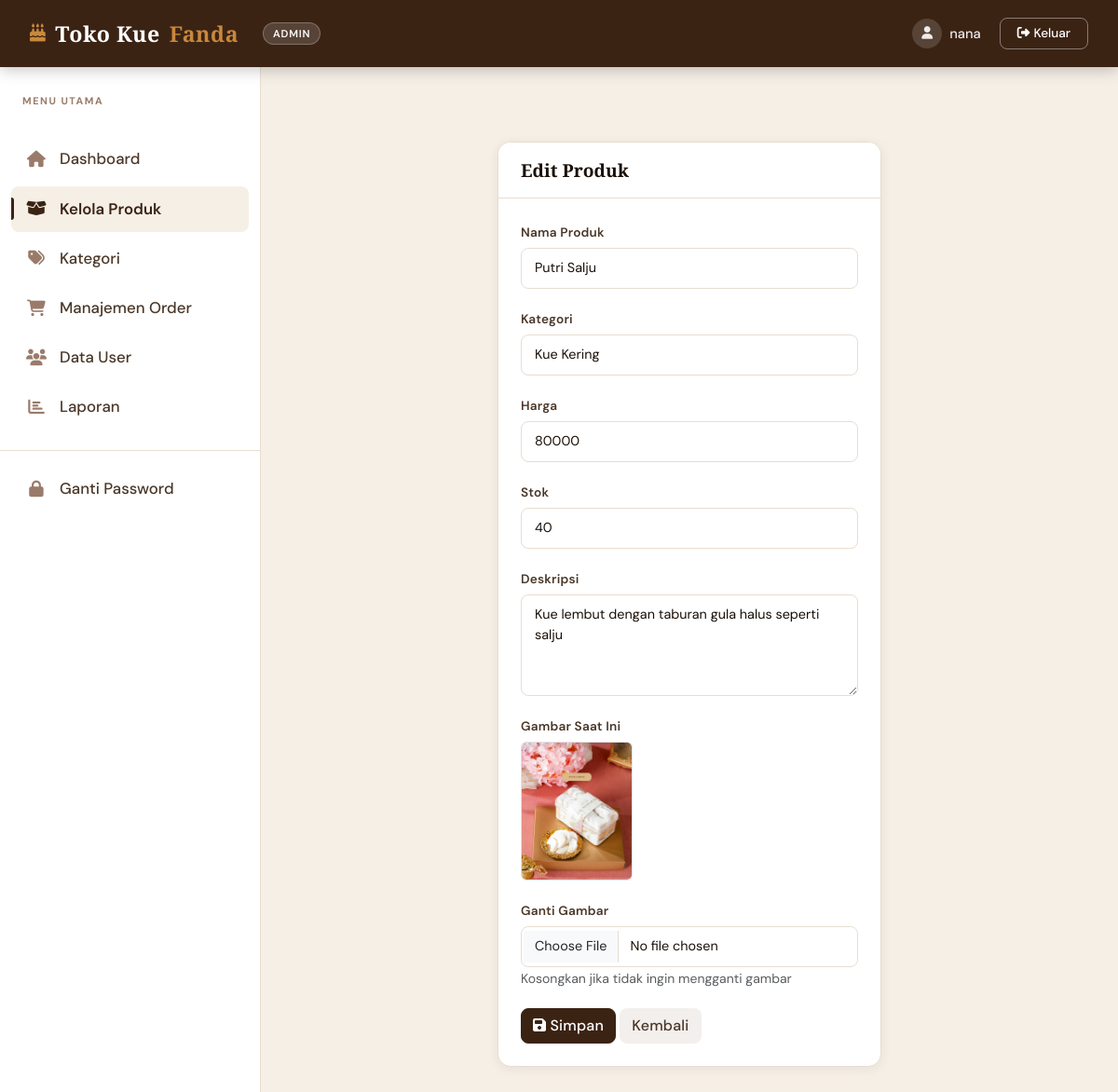
Screenshot of /admin/produk_edit.php?id=3 (signed in) with the database file from the repository.
### tables this page shows
CREATE TABLE `produk` (
  `produk_id` int(11) NOT NULL,
  `nama_produk` varchar(150) NOT NULL,
  `kategori_id` int(11) NOT NULL,
  `harga` int(11) NOT NULL,
  `stok` int(11) NOT NULL,
  `deskripsi` text NOT NULL,
  `gambar` varchar(255) NOT NULL,
  `created_at` timestamp NOT NULL DEFAULT current_timestamp() ON UPDATE current_timestamp()
);

CREATE TABLE `kategori` (
  `kategori_id` int(11) NOT NULL,
  `nama_kategori` varchar(100) NOT NULL,
  `created_at` timestamp NOT NULL DEFAULT current_timestamp()
);

### admin/produk_edit.php (the view, shortened to what this page needs)
<?php
include 'header.php';
include '../koneksi.php';
?>
<div class="container mt-5">
    <div class="row justify-content-center">
        <div class="col-md-6">
            <div class="card shadow-sm">
                <div class="card-header bg-dark text-white">
                    <h5 class="mb-0">
                        Edit Produk
                    </h5>
                </div>
                <div class="card-body">
                    <?php
                    $id = $_GET['id'];
                    $data = mysqli_query($koneksi,
                        "SELECT * FROM produk
                         WHERE produk_id='$id'");
                    while ($d = mysqli_fetch_array($data)) {
                    ?>
                    <form method="POST"
                          action="produk_update.php"
                          enctype="multipart/form-data">
                        <div class="mb-3">
                            <label class="form-label">
                                Nama Produk
                            </label>
                            <input type="text"
                                   name="nama_produk"
                                   class="form-control"
                                   value="<?php echo $d['nama_produk']; ?>"
                                   required>
                        </div>
                        <div class="mb-3">
                            <label class="form-label">
                                Kategori
                            </label>
                            <select name="kategori_id"
                                    class="form-select"
                                    required>
                                <?php
                                $kategori = mysqli_query($koneksi,
                                    "SELECT * FROM kategori");
                                while ($k = mysqli_fetch_array($kategori)) {
                                ?>
                                <option value="<?php echo $k['kategori_id']; ?>"
                                    <?php
                                    if ($d['kategori_id'] == $k['kategori_id']) {
                                        echo "selected";
                                    }
                                    ?>>
                                    <?php echo $k['nama_kategori']; ?>
                                </option>
                                <?php
                                }
                                ?>
                            </select>
                        </div>
                        <div class="mb-3">
                            <label class="form-label">
                                Harga
                            </label>
                            <input type="number"
                                   name="harga"
                                   class="form-control"
                                   value="<?php echo $d['harga']; ?>"
                                   required>
                        </div>
                        <div class="mb-3">
                            <label class="form-label">
                                Stok
                            </label>
                            <input type="number"
                                   name="stok"
                                   class="form-control"
                                   value="<?php echo $d['stok']; ?>"
                                   required>
                        </div>
                        <div class="mb-3">
                            <label class="form-label">
                                Deskripsi
                            </label>
                            <textarea name="deskripsi"
                                      class="form-control"
                                      rows="4"
                                      required><?php echo $d['deskripsi']; ?></textarea>
                        </div>
                        <div class="mb-3">
                            <label class="form-label">
                                Gambar Saat Ini
                            </label>
                            <br>
                            <img src="../gambar/<?php echo $d['gambar']; ?>"
                                 width="120"
                                 class="rounded border">
                        </div>
                        <div class="mb-3">
                            <label class="form-label">
                                Ganti Gambar
                            </label>
                            <input type="file"
                                   name="gambar"
                                   class="form-control">
                            <small class="text-muted">
                                Kosongkan jika tidak ingin mengganti gambar
                            </small>
                        </div>
                        <button type="submit"
                                class="btn btn-primary">
                            <i class="fas fa-save"></i>
                            Simpan
                        </button>
                        <a href="produk.php"
                           class="btn btn-secondary">
                            Kembali
                        </a>
                    </form>
                    <?php
                    }
                    ?>
                </div>
            </div>
        </div>
    </div>
</div>
<?php include 'footer.php'; ?>

### admin/style.css (style rules this page uses)
:root { --brown-dark: #3B2314; --brown-mid: #5C3D2E; --brown-light: #8B5E3C; --cream-bg: #F5EFE6; --cream-card: #FDF9F4; --cream-border: #E8DDD0; --accent-gold: #C9883C; --accent-rose: #C97B8C; --text-dark: #1A1008; --text-mid: #4A3728; --text-muted: #9A7B6A; --sidebar-w: 280px; --topbar-h: 72px; --radius: 14px; --radius-sm: 8px; --shadow: 0 4px 24px rgba(59,35,20,.10); --shadow-card: 0 2px 12px rgba(59,35,20,.08); --transition: all .25s cubic-bezier(.4,0,.2,1); }
*, *::before, *::after { box-sizing: border-box; margin: 0; padding: 0; }
html { scroll-behavior: smooth; }
body { font-family: 'DM Sans', sans-serif; background: var(--cream-bg); color: var(--text-dark); min-height: 100vh; overflow-x: hidden; }
.main-content > .container, .container { max-width: 100% !important; padding: 0; }
.card { border: 1px solid var(--cream-border) !important; border-radius: var(--radius) !important; background: #fff !important; box-shadow: var(--shadow-card) !important; overflow: hidden; animation: fadeSlideUp .4s ease both; }
.card-header { background: #fff !important; border-bottom: 1px solid var(--cream-border) !important; padding: 18px 24px !important; display: flex; align-items: center; justify-content: space-between; }
.card-header h5 { font-family: 'Playfair Display', serif; font-size: 1.2rem; font-weight: 700; color: var(--text-dark) !important; margin: 0; }
.card-header.bg-dark { background: #fff !important; }
.card-header.bg-dark h5 { color: var(--text-dark) !important; }
.card-body { padding: 24px !important; }
.btn { font-family: 'DM Sans', sans-serif !important; font-weight: 500 !important; border-radius: var(--radius-sm) !important; transition: var(--transition) !important; letter-spacing: .2px; }
.btn-primary { background: var(--brown-dark) !important; border-color: var(--brown-dark) !important; color: #fff !important; }
.btn-secondary { background: rgba(154,123,106,.12) !important; border-color: transparent !important; color: var(--text-mid) !important; }
.form-label { font-size: .85rem; font-weight: 600; color: var(--text-mid); margin-bottom: 6px; letter-spacing: .2px; }
.form-control, .form-select { border: 1.5px solid var(--cream-border) !important; border-radius: var(--radius-sm) !important; padding: 10px 14px !important; font-size: .9rem !important; font-family: 'DM Sans', sans-serif !important; background: #fff !important; color: var(--text-dark) !important; transition: var(--transition) !important; }
.form-control::placeholder { color: var(--text-muted) !important; }
textarea.form-control { min-height: 100px; resize: vertical; }
.mb-3 { margin-bottom: 20px !important; }
body { background: var(--cream-bg) !important; }

### rows the page displays
produk: nama_produk "Putri Salju", kategori_id "Kue Kering", harga "80000", stok "40", deskripsi "Kue lembut dengan taburan gula halus seperti salju", gambar (picture)

### other values shown
$_SESSION['username'] "nana"
